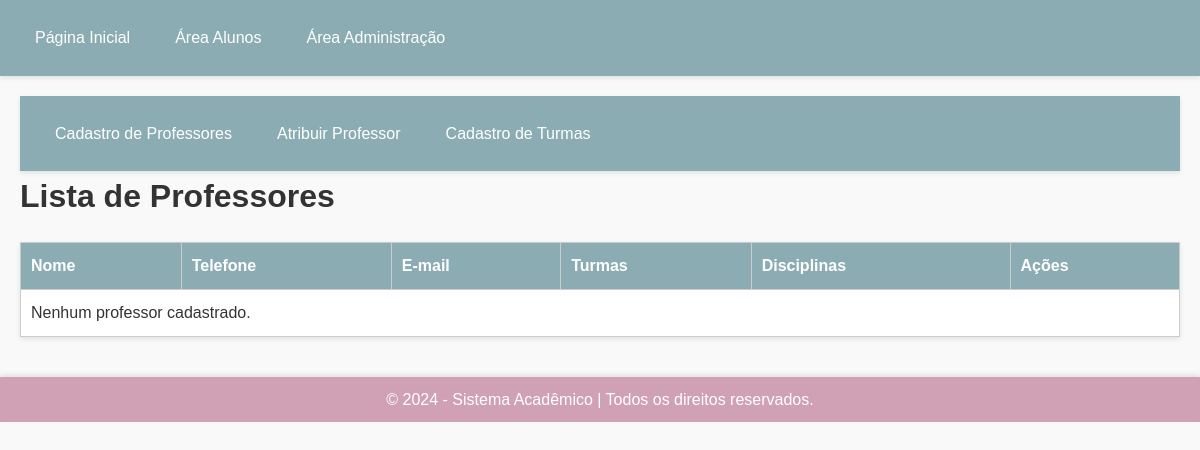
Before: /professores/ with the older database file.
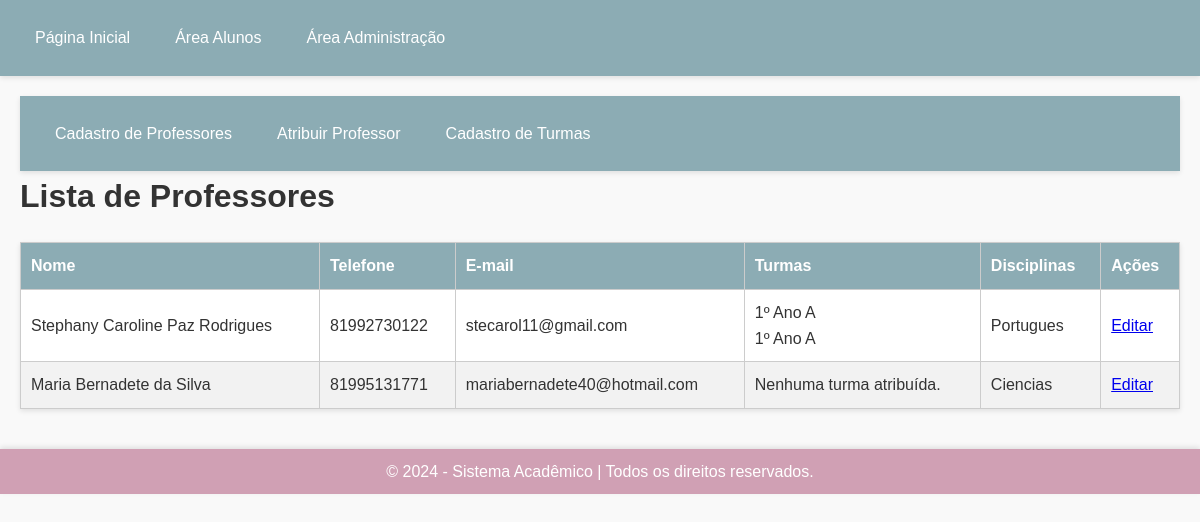
After: the same page with the newer database file.
### core/models.py (models this page shows, shortened)
class Professor(models.Model):
    nome_completo = models.CharField(max_length=200)
    horario_disponibilidade = models.CharField(max_length=100)  # Horários de disponibilidade
    contato_telefone = models.CharField(max_length=15)  # Telefone de contato
    contato_email = models.EmailField()  # E-mail de contato
    endereco = models.TextField()  # Endereço completo
    disciplinas = models.ManyToManyField('Materia', related_name='professores')  # Relacionamento com Materia

class Atribuicao(models.Model):
    professor = models.ForeignKey(Professor, related_name='atribuicoes', on_delete=models.CASCADE)
    turma = models.ForeignKey(Turma, on_delete=models.CASCADE)
    materia = models.ForeignKey(Materia, on_delete=models.CASCADE)
    data_inicio = models.DateField()
    data_fim = models.DateField()

class Turma(models.Model):
    nome_turma = models.CharField(max_length=50)  # Ex: 6º Ano A
    ano_letivo = models.IntegerField()  # Ano letivo (ex: 2024)
    turno = models.CharField(
        max_length=10, choices=[('Integral','Integral'), ('Matutino', 'Matutino'), ('Vespertino', 'Vespertino'), ('Noturno', 'Noturno')]
    )  # Turno da turma
    capacidade_maxima = models.IntegerField()  # Capacidade máxima de alunos
    turno_choices = [
        ('I', 'Integral'),
        ('M', 'Manhã'),
        ('T', 'Tarde'),
        ('N', 'Noite'),
    ]
    turno = models.CharField(max_length=1, choices=turno_choices)

class Materia(models.Model):
    MATEMATICA = 'Matematica'
    PORTUGUES = 'Portugues'
    HISTORIA = 'Historia'
    GEOGRAFIA = 'Geografia'
    CIENCIAS = 'Ciencias'
    INGLES = 'Ingles'
    ARTE = 'Arte'
    EDUCACAO_FISICA = 'Educacao Fisica'
    RELIGIAO = 'Religiao'
    FILOSOFIA = 'Filosofia'
    MATERIAS_CHOICES = [
        (MATEMATICA, 'Matemática'),
        (PORTUGUES, 'Português'),
        (HISTORIA, 'História'),
        (GEOGRAFIA, 'Geografia'),
        (CIENCIAS, 'Ciências'),
        (INGLES, 'Inglês'),
        (ARTE, 'Arte'),
        (EDUCACAO_FISICA, 'Educação Física'),
        (RELIGIAO, 'Religião'),
        (FILOSOFIA, 'Filosofia'),
    ]
    nome_materia = models.CharField(
        max_length=100,
        choices=MATERIAS_CHOICES,  # Tornando a matéria um campo de escolha
        default=MATEMATICA  # Valor padrão
    )
    descricao = models.TextField(blank=True, null=True)  # Descrição opcional

### core/views.py (the view)
# urls.py: path('professores/', views.lista_professores, name='lista_professores'),
def lista_professores(request):
    professores = Professor.objects.all()
    return render(request, 'professores/lista_professores.html', {'professores': professores})

### core/templates/professores/lista_professores.html (shortened to what this page needs)
{% extends 'base.html' %}
{% block content %}
<header class="main-header">
    <nav>
        <ul class="menu">
            <a href="{% url 'cadastro_professor' %}">Cadastro de Professores</a>
            <a href="{% url 'atribuir_professor' %}">Atribuir Professor</a>
            <a href="{% url 'cadastro_turma' %}">Cadastro de Turmas</a>
        </ul>
    </nav>
</header>
<h1>Lista de Professores</h1>
<table>
    <thead>
        <tr>
            <th>Nome</th>
            <th>Telefone</th>
            <th>E-mail</th>
            <th>Turmas</th>
            <th>Disciplinas</th>
            <th>Ações</th>
        </tr>
    </thead>
    <tbody>
        {% for professor in professores %}
            <tr>
                <td>{{ professor.nome_completo }}</td>
                <td>{{ professor.contato_telefone }}</td>
                <td>{{ professor.contato_email }}</td>
                <td>
                    {% if professor.atribuicoes.all %}
                        {% for atribuicao in professor.atribuicoes.all %}
                            {{ atribuicao.turma.nome_turma }}<br>
                        {% endfor %}
                    {% else %}
                        Nenhuma turma atribuída.
                    {% endif %}
                </td>
                <td>
                    {% if professor.disciplinas.all %}
                        {% for disciplina in professor.disciplinas.all %}
                            {{ disciplina.nome_materia }}<br>
                        {% endfor %}
                    {% else %}
                        Nenhuma disciplina atribuída.
                    {% endif %}
                </td>
                <td>
                    <a href="{% url 'editar_professor' professor.id %}" onclick="return confirm('Tem certeza que deseja editar este professor?')">Editar</a>
                </td>
            </tr>
        {% empty %}
            <tr>
                <td colspan="6">Nenhum professor cadastrado.</td>
            </tr>
        {% endfor %}
    </tbody>
</table>
{% endblock %}

Changed rows visible on the page:
added Professor: nome_completo "Stephany Caroline Paz Rodrigues", contato_telefone "81992730122", contato_email "stecarol11@gmail.com"
added Atribuicao: turma.nome_turma "1º Ano A"
added Atribuicao: turma.nome_turma "1º Ano A"
now on this page (row unchanged): Materia: nome_materia "Portugues", shown under "Stephany Caroline Paz Rodrigues"
added Professor: nome_completo "Maria Bernadete da Silva", contato_telefone "81995131771", contato_email "mariabernadete40@hotmail.com", shows "Nenhuma turma atribuída."
now on this page (row unchanged): Materia: nome_materia "Ciencias", shown under "Maria Bernadete da Silva"
Other visible differences:
text no longer shown: "Nenhum professor cadastrado."
